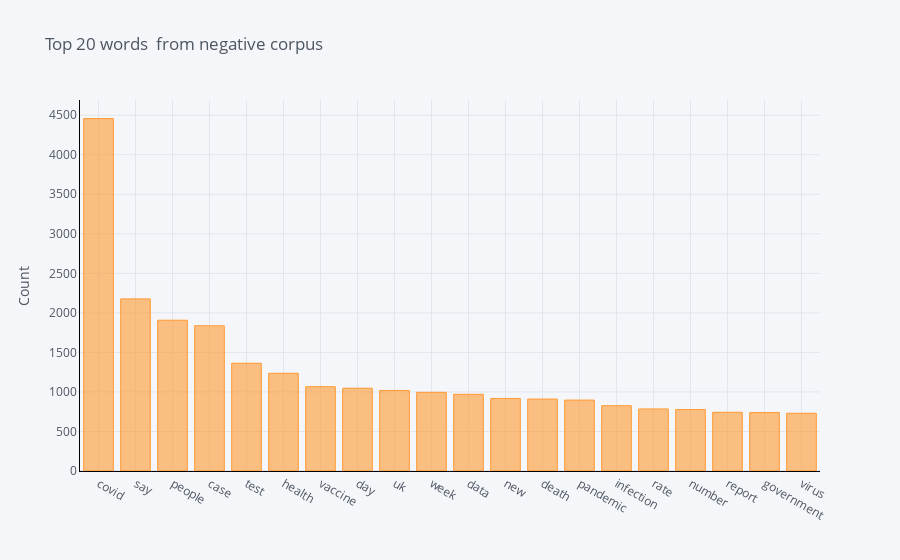

Notebook source saved alongside this figure:
### Code cell
print("Frequent Words negative text")
common_words = get_top_n_words(emo_data[emo_data.pol_tb=='negative'].text, 20)
total=0
for word, freq in common_words:

    print(word, freq)
    
    total=total+freq
for word, freq in common_words:
    perc=(freq/len(neg_text))*100
    print(word,str(perc)+"%")
df1 = pd.DataFrame(common_words, columns = ['ReviewText' , 'count'])
df1.groupby('ReviewText').sum()['count'].sort_values(ascending=False).iplot(
    kind='bar', yTitle='Count', linecolor='black', title='Top 20 words  from negative corpus')

### Figure 1 — Plotly figure (JSON) as saved in the notebook; plotly's stock layout.template omitted (floating-point values rounded to 4 significant figures)
{"data": [{"marker": {"color": "rgba(255, 153, 51, 0.6)", "line": {"color": "rgba(255, 153, 51, 1.0)", "width": 1}}, "name": "count", "orientation": "v", "text": "", "type": "bar", "x": ["covid", "say", "people", "case", "test", "health", "vaccine", "day", "uk", "week", "data", "new", "death", "pandemic", "infection", "rate", "number", "report", "government", "virus"], "y": [4458, 2177, 1907, 1837, 1363, 1236, 1066, 1047, 1019, 995, 970, 918, 910, 897, 826, 785, 777, 743, 739, 730]}], "layout": {"legend": {"bgcolor": "#F5F6F9", "font": {"color": "#4D5663"}}, "paper_bgcolor": "#F5F6F9", "plot_bgcolor": "#F5F6F9", "title": {"font": {"color": "#4D5663"}, "text": "Top 20 words  from negative corpus"}, "xaxis": {"gridcolor": "#E1E5ED", "linecolor": "black", "showgrid": true, "tickfont": {"color": "#4D5663"}, "title": {"font": {"color": "#4D5663"}, "text": ""}, "zerolinecolor": "#E1E5ED"}, "yaxis": {"gridcolor": "#E1E5ED", "linecolor": "black", "showgrid": true, "tickfont": {"color": "#4D5663"}, "title": {"font": {"color": "#4D5663"}, "text": "Count"}, "zerolinecolor": "#E1E5ED"}}}
